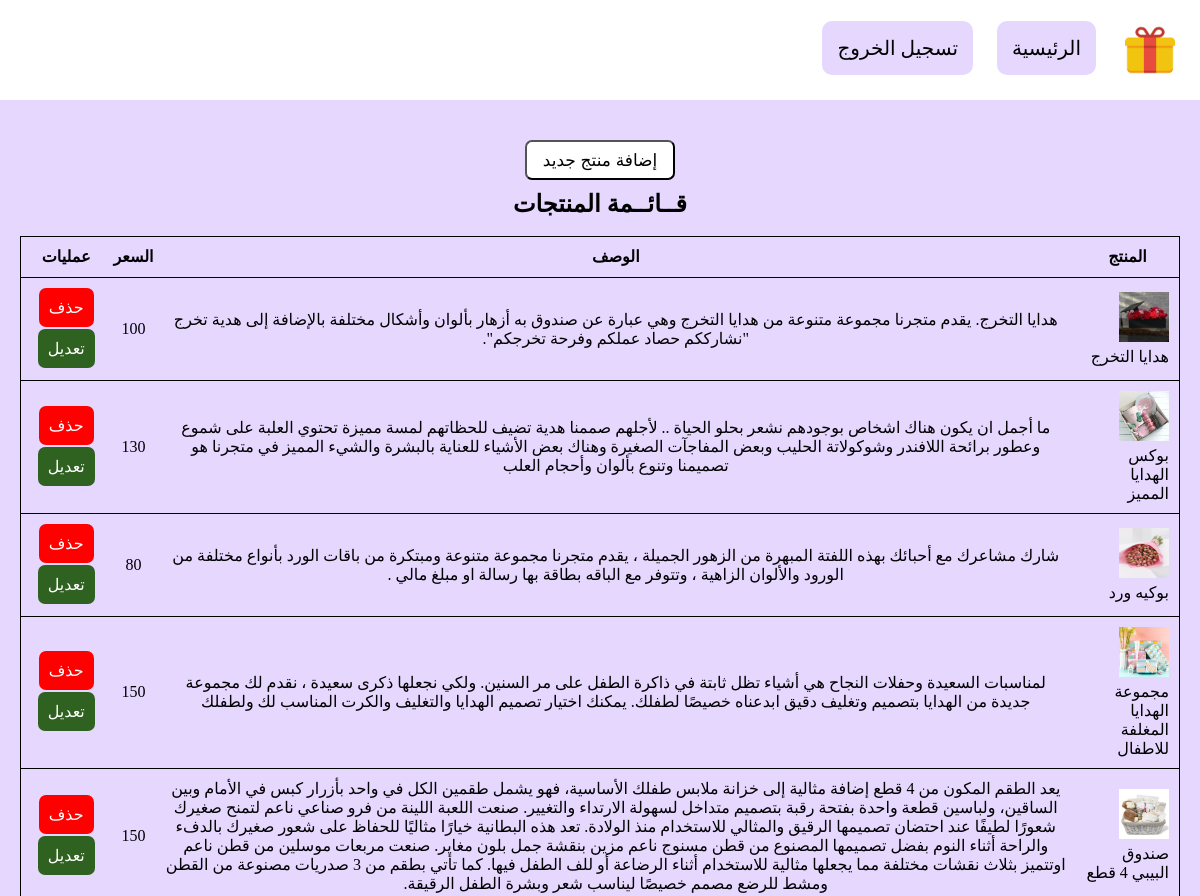
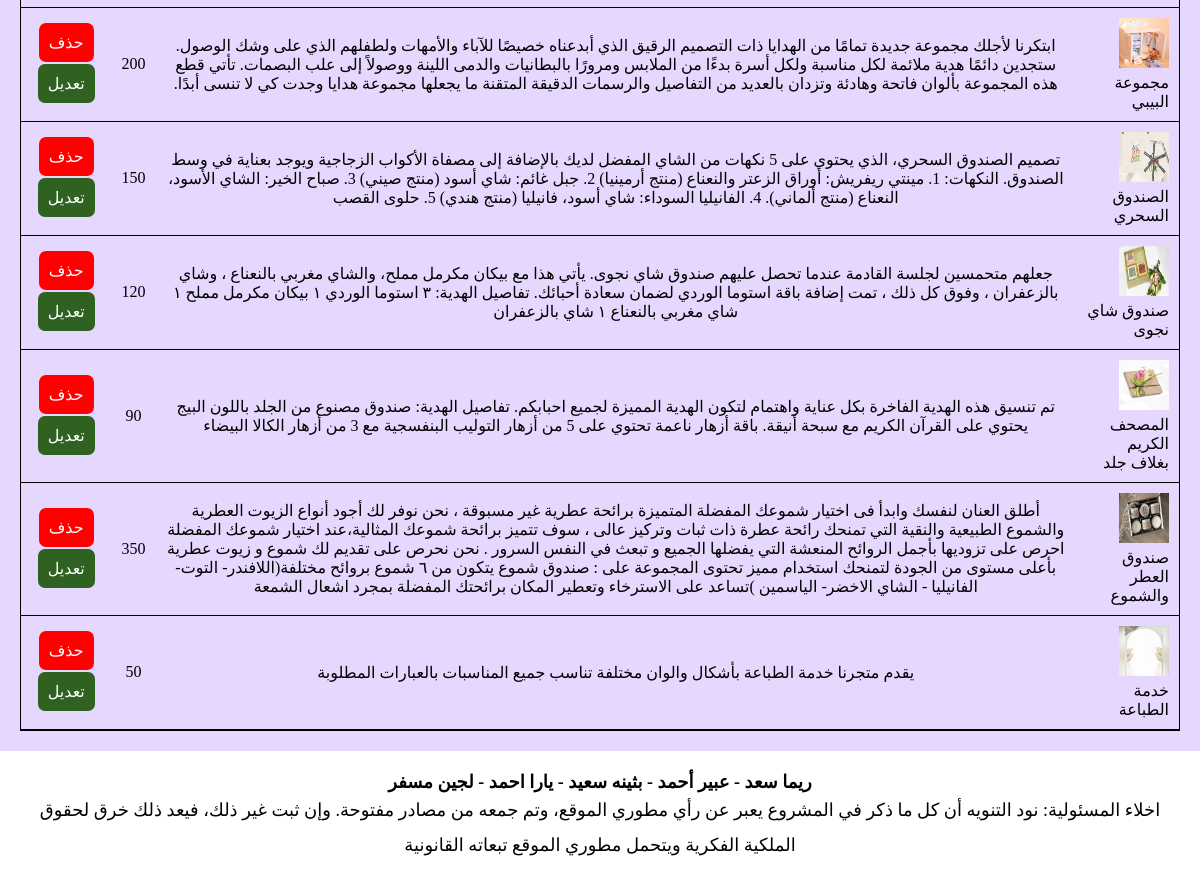
The page /adminIndex.php on the database its author committed (2 pictures, top to bottom).
### tables this page shows
CREATE TABLE `products` (
  `id` int(11) NOT NULL,
  `name` varchar(200) NOT NULL,
  `description` text NOT NULL,
  `price` float NOT NULL,
  `image` varchar(200) NOT NULL
);

### includes/operations/product/displayall.php (called while the page is built)
<?php
    $sql = $connect->prepare("select * from products");
    $sql->execute();
?>

### adminIndex.php (the view, shortened to what this page needs)
<?php
    include "includes/database.php";
    include "includes/operations/product/displayall.php";
?>
<!DOCTYPE html>
<html >
<head>
    <link rel="stylesheet" href="styles/style.css">
</head>
<body>
    <?php include "includes/admin_header.php"?>
    <div class="content">
        <section class="content-body">
            <button onclick="location.href='add.php'" class="btn">إضافة منتج جديد</button>
            <h1>قــائــمة المنتجات</h1><br>
            <div class="cart-items">
                <?php if($sql->rowCount() > 0 ): ?>
                <table>
                    <tr>
                        <th>المنتج</th>
                        <th>الوصف</th>
                        <th>السعر</th>
                        <th>عمليات</th>
                    </tr>
                    <?php while($row = $sql->fetchObject()):?>
                        <tr>
                            <td><img src="uploads/<?php echo $row->image?>" alt=""><span id='pro-desc'><?php echo $row->name?></span></td>
                            <td><?php echo $row->description?></td>
                            <td><?php echo $row->price?></td>
                            <td>
                                <form>
                                    <a class='delete-product'>حذف</a>
                                    <a id="edit" href="edit.php?id=<?php echo $row->id?>">تعديل</a>
                                </form>
                            </td>
                        </tr>
                    <?php endwhile;?>
                </table>
                <?php else : ?>
                        <p class="error">قائمة المنتجات فارغة</p>
                <?php endif;?>
            </div>
        </section>
    </div>
    <?php include "includes/footer.php"?>
</html>

### styles/style.css (style rules this page uses)
* { direction: rtl; margin: 0; padding: 0; box-sizing: border-box; }
.content { min-height: 700px; background-color: #E6D7FF; width: 100%; padding: 20px; }
.content-header,.content-body { text-align: center; }
.content-body { width: 100%; margin-top: 20px; }
.cart-items { border: 1px solid black; }
.cart-items table { width: 100%; border-collapse: collapse; }
.cart-items table tr { border-bottom: 1px solid black; }
.cart-items th { height: 40px; }
.cart-items td { padding: 5px; padding: 10px; }
.cart-items td:first-child { text-align: right; }
.cart-items td a { text-decoration: none; display:inline-block; cursor: pointer; }
.cart-items td a:first-child { background-color: red; padding: 10px; border-radius: 7px; color: white; }
.cart-items td a:last-child ,.btn-edit { background-color: #2f6120; padding: 10px; border-radius: 7px; color: white; cursor: pointer; margin: 2px; }
.cart-items table td img { width: 50px; height: 50px; vertical-align: middle; margin-left: 10px; }
.btn { border-radius: 7px; background-color: white; height: 40px; width: 150px; font-size: 17px; cursor: pointer; margin-bottom: 10px; }
#pro-desc { display: block; margin-top: 5px; }

### rows shown on the page
products: image (picture), name "هدايا التخرج", description "هدايا التخرج. يقدم متجرنا مجموعة متنوعة من هدايا التخرج وهي عبارة عن صندوق به أزهار بألوان وأشكال مختلفة بالإضافة إلى هدية تخرج \"نشارككم حصاد عملكم وفرحة تخرجكم\".", price "100"
products: image (picture), name "بوكس الهدايا المميز", description "ما أجمل ان يكون هناك اشخاص بوجودهم نشعر بحلو الحياة .. لأجلهم صممنا هدية تضيف للحظاتهم لمسة مميزة تحتوي العلبة على شموع وعطور برائحة اللافندر وشوكولاتة الحليب وبعض المفاجآت الصغيرة وهناك بعض الأشياء للعناية بالبشرة والشيء المميز في متجرنا هو تصميمنا وتنوع بألوان وأحجام العلب", price "130"
products: image (picture), name "بوكيه ورد", description "شارك مشاعرك مع أحبائك بهذه اللفتة المبهرة من الزهور الجميلة ، يقدم متجرنا مجموعة متنوعة ومبتكرة من باقات الورد بأنواع مختلفة من الورود والألوان الزاهية ، وتتوفر مع الباقه بطاقة بها رسالة او مبلغ مالي .", price "80"
products: image (picture), name "مجموعة الهدايا المغلفة للاطفال", description "لمناسبات السعيدة وحفلات النجاح هي أشياء تظل ثابتة في ذاكرة الطفل على مر السنين. ولكي نجعلها ذكرى سعيدة ، نقدم لك مجموعة جديدة من الهدايا بتصميم وتغليف دقيق ابدعناه خصيصًا لطفلك. يمكنك اختيار تصميم الهدايا والتغليف والكرت المناسب لك ولطفلك", price "150"
products: image (picture), name "صندوق البيبي 4 قطع", description "يعد الطقم المكون من 4 قطع إضافة مثالية إلى خزانة ملابس طفلك الأساسية، فهو يشمل طقمين الكل في واحد بأزرار كبس في الأمام وبين الساقين، ولباسين قطعة واحدة بفتحة رقبة بتصميم متداخل لسهولة الارتداء والتغيير. صنعت اللعبة اللينة من فرو صناعي ناعم لتمنح صغيرك شعورًا لطيفًا عند احتضان تصميمها الرقيق والمثالي للاستخدام منذ الولادة. تعد هذه البطانية خيارًا مثاليًا للحفاظ على شعور صغيرك بالدفء والراحة أثناء النوم بفضل تصميمها المصنوع من قطن مسنوج ناعم مزين بنقشة جمل بلون مغاير. صنعت مربعات موسلين من قطن ناعم اوتتميز بثلاث نقشات مختلفة مما يجعلها مثالية للاستخدام أثناء الرضاعة أو للف الطفل فيها. كما تأتي بطقم من 3 صدريات مصنوعة من القطن ومشط للرضع مصمم خصيصًا ليناسب شعر وبشرة الطفل الرقيقة.", price "150"
products: image (picture), name "مجموعة البيبي", description "ابتكرنا لأجلك مجموعة جديدة تمامًا من الهدايا ذات التصميم الرقيق الذي أبدعناه خصيصًا للآباء والأمهات ولطفلهم الذي على وشك الوصول. ستجدين دائمًا هدية ملائمة لكل مناسبة ولكل أسرة بدءًا من الملابس ومرورًا بالبطانيات والدمى اللينة ووصولاً إلى علب البصمات. تأتي قطع هذه المجموعة بألوان فاتحة وهادئة وتزدان بالعديد من التفاصيل والرسمات الدقيقة المتقنة ما يجعلها مجموعة هدايا وجدت كي لا تنسى أبدًا.", price "200"
products: image (picture), name "الصندوق السحري", description "تصميم الصندوق السحري، الذي يحتوي على 5 نكهات من الشاي المفضل لديك بالإضافة إلى مصفاة الأكواب الزجاجية ويوجد بعناية في وسط الصندوق. النكهات: 1. مينتي ريفريش: أوراق الزعتر والنعناع (منتج أرمينيا) 2. جبل غائم: شاي أسود (منتج صيني) 3. صباح الخير: الشاي الأسود، النعناع (منتج ألماني). 4. الفانيليا السوداء: شاي أسود، فانيليا (منتج هندي) 5. حلوى القصب", price "150"
products: image (picture), name "صندوق شاي نجوى", description "جعلهم متحمسين لجلسة القادمة عندما تحصل عليهم صندوق شاي نجوى. يأتي هذا مع بيكان مكرمل مملح، والشاي مغربي بالنعناع ، وشاي بالزعفران ، وفوق كل ذلك ، تمت إضافة باقة استوما الوردي لضمان سعادة أحبائك. تفاصيل الهدية: ٣ استوما الوردي ١ بيكان مكرمل مملح ١ شاي مغربي بالنعناع ١ شاي بالزعفران", price "120"
products: image (picture), name "المصحف الكريم بغلاف جلد", description "تم تنسيق هذه الهدية الفاخرة بكل عناية واهتمام لتكون الهدية المميزة لجميع احبابكم. تفاصيل الهدية: صندوق مصنوع من الجلد باللون البيج يحتوي على القرآن الكريم مع سبحة أنيقة. باقة أزهار ناعمة تحتوي على 5 من أزهار التوليب البنفسجية مع 3 من أزهار الكالا البيضاء", price "90"
products: image (picture), name "صندوق العطر والشموع", description "أطلق العنان لنفسك وابدأ فى اختيار شموعك المفضلة المتميزة برائحة عطرية غير مسبوقة ، نحن نوفر لك أجود أنواع الزيوت العطرية والشموع الطبيعية والنقية التي تمنحك رائحة عطرة ذات ثبات وتركيز عالى ، سوف تتميز برائحة شموعك المثالية،عند اختيار شموعك المفضلة احرص على تزوديها بأجمل الروائح المنعشة التي يفضلها الجميع و تبعث في النفس السرور . نحن نحرص على تقديم لك شموع و زيوت عطرية بأعلى مستوى من الجودة لتمنحك استخدام مميز تحتوى المجموعة على : صندوق شموع يتكون من ٦ شموع بروائح مختلفة(اللافندر- التوت- الفانيليا - الشاي الاخضر- الياسمين )تساعد على الاسترخاء وتعطير المكان برائحتك المفضلة بمجرد اشعال الشمعة", price "350"
products: image (picture), name "خدمة الطباعة", description "يقدم متجرنا خدمة الطباعة بأشكال والوان مختلفة تناسب جميع المناسبات بالعبارات المطلوبة", price "50"
